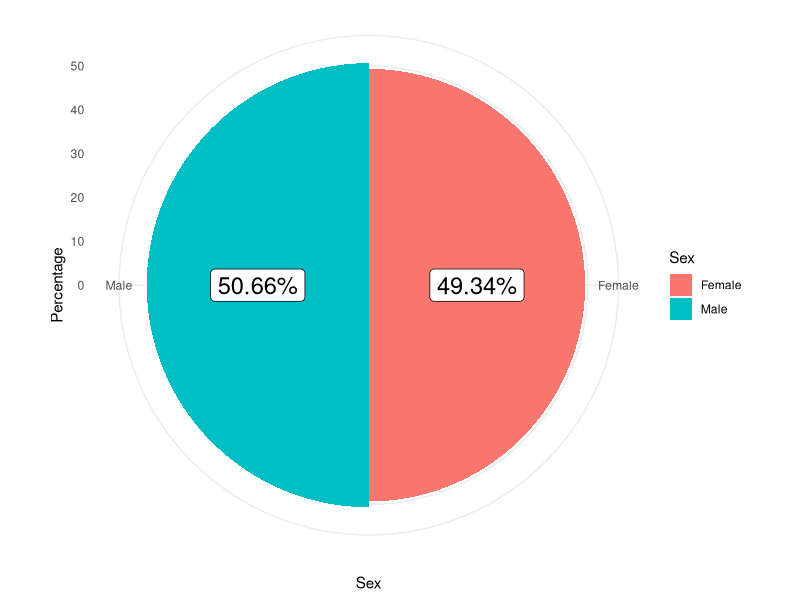
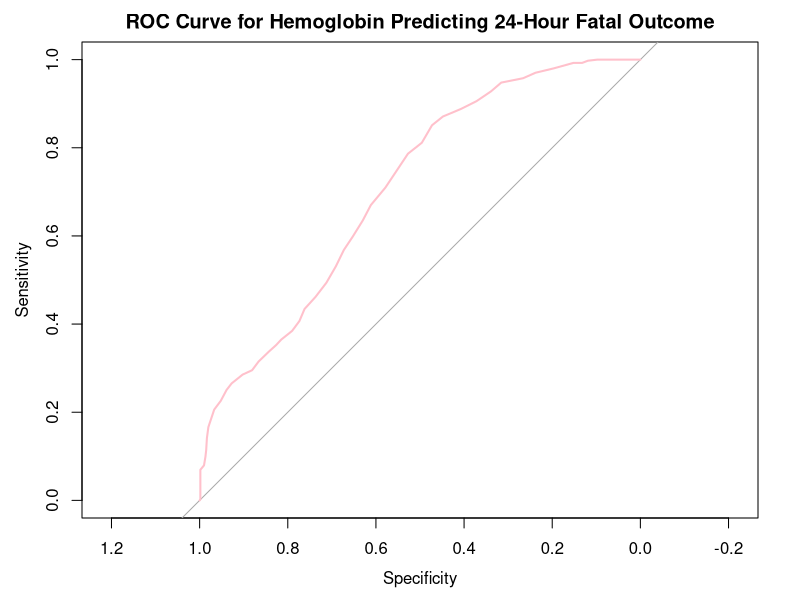
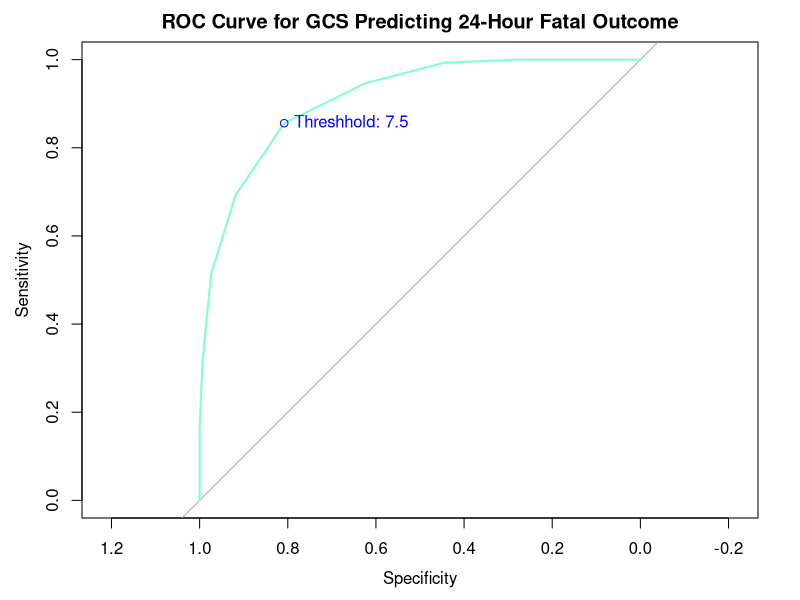
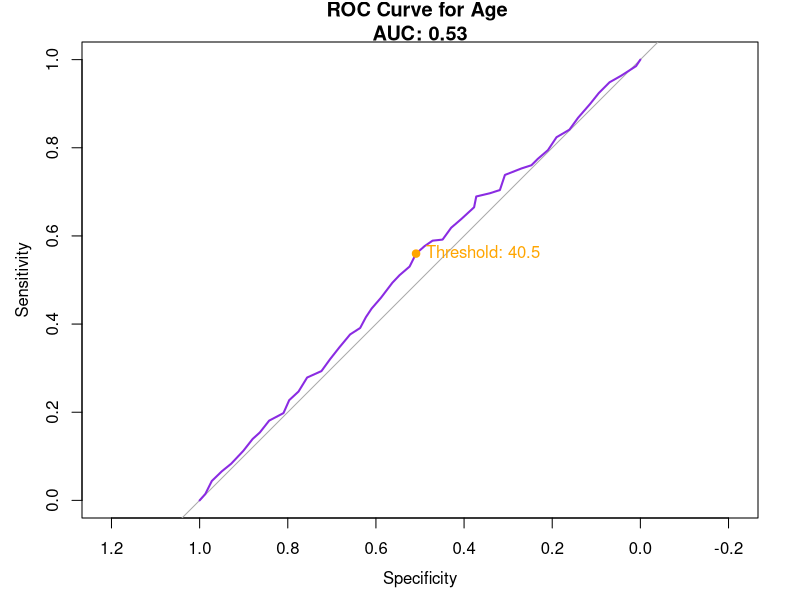
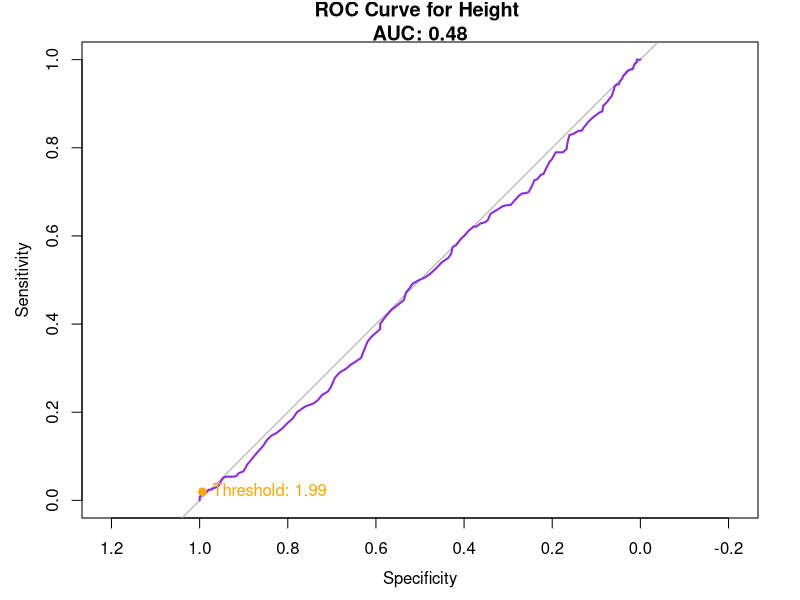
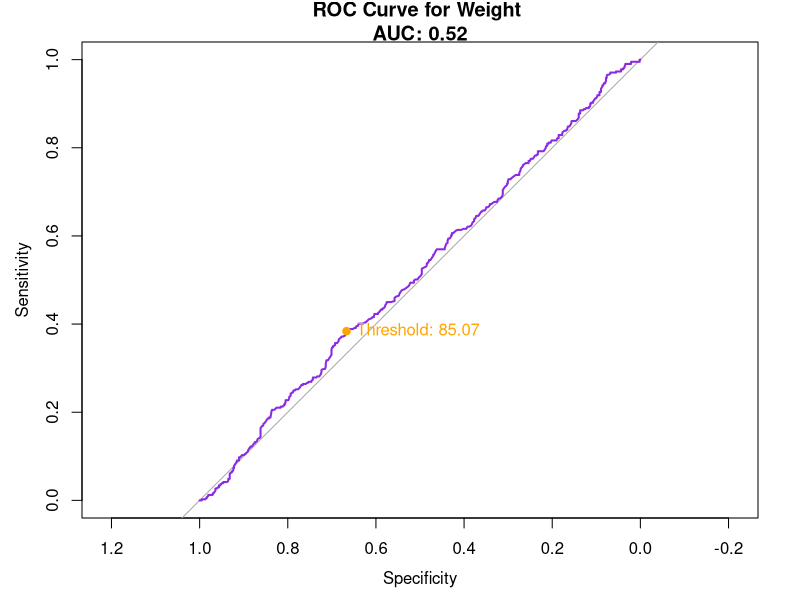
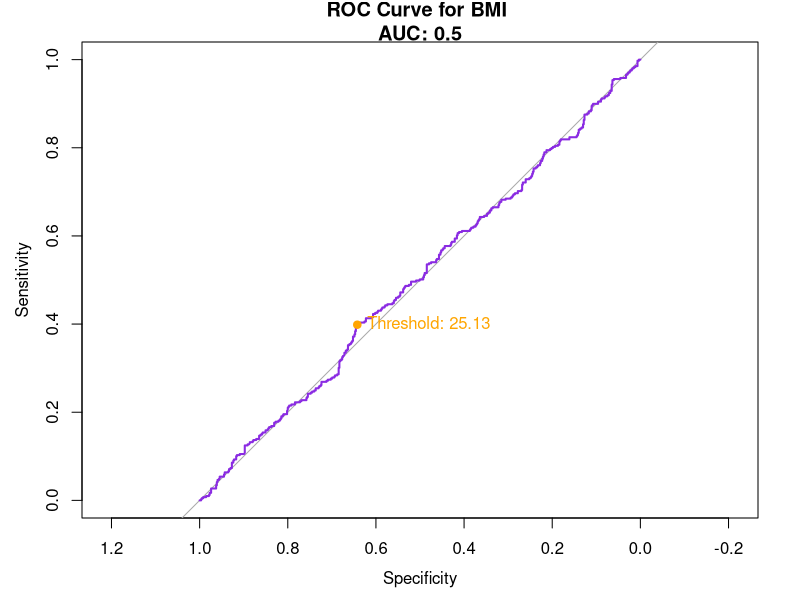
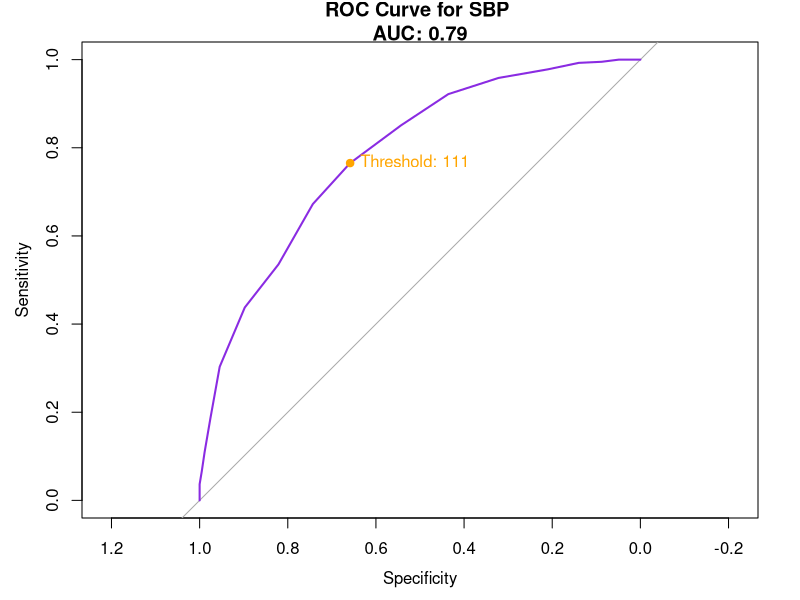

The R script that drew these images, in order:
## ---- chunk 1
knitr::opts_chunk$set(echo = TRUE)
## ---- chunk 2
suppressMessages({
library(skimr)
library(flextable)
library(ggplot2)
library(tidyr)
library(tidyverse)
library(officer)
library(pROC)
})
## ---- chunk 3
data_trauma <- readxl::read_xlsx("trauma.xlsx") %>%
    mutate(across(where(is.character), as.factor),
           across(c(id, Death), as.factor),
           Height = as.numeric(sub('"', '', Height)) * 2.54 / 100, # convert height to m
           Weight = Weight / 2.2,
           Hb = na_if(Hb, 0)
           ) 

skim(data_trauma)
## ---- chunk 4
# Function to calculate 95% confidence interval for the mean
ci_95 <- function(x) {
  n <- sum(!is.na(x))
  if (n < 3) return("Н/П*")
  se <- sd(x, na.rm = TRUE) / sqrt(n)  # Standard Error
  mean_x <- mean(x, na.rm = TRUE)
  ci <- c(mean_x - 1.96 * se, mean_x + 1.96 * se)
  paste0(round(ci[1], 2), " - ", round(ci[2], 2))
}

# List of descriptive statistics
statistics <- list(
  `_Number of values` = ~as.character(sum(!is.na(.x))),
  `_No data` = ~as.character(sum(is.na(.x))),
  `_Mean` = ~ifelse(sum(!is.na(.x)) == 0, "NA", as.character(mean(.x, na.rm = TRUE) %>% round(2))),
  `_Median` = ~ifelse(sum(!is.na(.x)) == 0, "NA", as.character(median(.x, na.rm = TRUE) %>% round(2))),
  `_SD` = ~ifelse(sum(!is.na(.x)) < 3, "NA", as.character(sd(.x, na.rm = TRUE) %>% round(2))),
  `_Q1 - Q3` = ~ifelse(sum(!is.na(.x)) == 0, "NA", paste0(as.character(quantile(.x, 0.25, na.rm = TRUE) %>% round(2)), " - ", as.character(quantile(.x, 0.75, na.rm = TRUE) %>% round(2)))),
  `_IQR` = ~ifelse(sum(!is.na(.x)) == 0, "NA", as.character(IQR(.x, na.rm = TRUE) %>% round(2))),
  `_95% CI` = ~ci_95(.x),
  `_min` = ~ifelse(sum(!is.na(.x)) == 0, "NA", as.character(min(.x, na.rm = TRUE) %>% round(2))),
  `_max` = ~ifelse(sum(!is.na(.x)) == 0, "NA", as.character(max(.x, na.rm = TRUE) %>% round(2)))
)

# Summarize the statistics for each numeric variable
data_trauma %>%
  select(where(is.numeric)) %>%
  summarise(across(everything(), statistics)) %>%
  pivot_longer(cols = everything(), names_sep = "__", names_to = c("Variable", "Stat")) %>%
  rename(`Value` = value) %>%
  flextable() %>%
  merge_v("Variable") %>%
  width(j = c("Variable", "Stat", "Value"), width = 2) %>%
  autofit() %>%
  border_inner(border = fp_border(color = "black", width = 1)) %>%
  border_outer(border = fp_border(color = "black", width = 1))

## ---- chunk 5
# Clean and summarize the categorical data for all factor variables
data_trauma %>%
  select(-id, -Name) %>%
  select(where(is.factor)) %>%
  pivot_longer(cols = everything(), names_to = "Variable", values_to = "Value") %>%
  group_by(Variable, Value) %>%
  summarise(n = n(), .groups = 'drop') %>%
  group_by(Variable) %>%
  mutate(`No data` = sum(is.na(Value)),
         `% by group` = paste0(round((n / sum(n)) * 100, 2), " %") ) %>%
  ungroup() %>%
  select(Variable, Value, n, `% by group`, `No data`) %>%
  arrange(Variable, Value) %>%
  flextable() %>%
  merge_v("Variable") %>%
  autofit() %>%
  border_inner(border = fp_border(color = "black", width = 1)) %>%
  border_outer(border = fp_border(color = "black", width = 1))

## ---- chunk 6
# Calculate the total number of observations where hemoglobin Hb levels are low
total_count <- data_trauma %>%
  filter((Sex == "Male" & Hb < 13.5) | (Sex == "Female" & Hb < 12)) %>%
  nrow()

# Create a summary of low Hb counts by Sex
low_HB <- data_trauma %>%
  filter((Sex == "Male" & Hb < 13.5) | (Sex == "Female" & Hb < 12)) %>%
  group_by(Sex) %>%
  summarise(
    Count = n(),
    Percentage = round((n() / total_count) * 100, 2),
    .groups = 'drop')

# Plot a bar chart with percentage of males and females with low Hb
ggplot(low_HB, aes(x = Sex, y = Percentage, fill = Sex)) +
  geom_bar(stat="identity", width=1) +
  coord_polar("x", start=0) +
  geom_label(aes(label = paste0(Percentage, "%")),
             position = position_stack(vjust = 0.5), 
             size = 6, fill = "white") +
  theme_minimal() 

## ---- chunk 7
# Calculate BMI variable
data_trauma <- data_trauma %>%
  mutate(
    BMI = Weight / (Height^2)
  ) %>%
  relocate(BMI, .after = Weight)

# Calculate mean and SD for BMI
mean_BMI <- mean(data_trauma$BMI, na.rm = TRUE)
sd_BMI <- sd(data_trauma$BMI, na.rm = TRUE)

# Calculate proportion of obese patients
obese <- mean(data_trauma$BMI > 30, na.rm = TRUE) * 100

cat(sprintf("Mean (M (SD)) BMI: %.2f (%.2f)\n", mean_BMI, sd_BMI))
cat(sprintf("Proportion of obese patients (BMI > 30): %.2f%%\n", obese))
## ---- chunk 8
# Generate the ROC curve
roc_curve_HB <- roc(data_trauma$Death, data_trauma$Hb, quiet = TRUE)

# Plot the ROC curve
plot(roc_curve_HB, col = "pink", main = "ROC Curve for Hemoglobin Predicting 24-Hour Fatal Outcome")

# Calculate AUC and 95% CI 
auc_HB <- auc(roc_curve_HB)
auc_ci_HB <- ci.auc(roc_curve_HB)

print(paste("AUC:", round(auc_HB, 2)))
print(paste("AUC 95% CI:", round(auc_ci_HB, 2)))

## ---- chunk 9
# Generate the ROC curve
roc_curve_GCS <- roc(data_trauma$Death, data_trauma$GSC, quiet = TRUE)

# Calculate AUC and 95%CI for AUC
auc_GCS <- auc(roc_curve_GCS)
auc_ci_GCS <-ci.auc(roc_curve_GCS)

# Find optimal threshold and coordinates
optimal_coords <- coords(roc_curve_GCS, "best", ret = c("threshold", "specificity", "sensitivity"), best.method = "youden")
optimal_threshold <- optimal_coords["threshold"]
sensitivity <- optimal_coords["sensitivity"]
specificity <- optimal_coords["specificity"]

# Plot the ROC curve
plot(roc_curve_GCS, col = "aquamarine", main = "ROC Curve for GCS Predicting 24-Hour Fatal Outcome")
points(specificity, sensitivity, col = "blue")
text(specificity, sensitivity, labels = paste("Threshhold:", round(optimal_threshold, 2)), pos = 4, col = "blue")


print(paste("AUC:", round(auc_GCS, 2)))
print(paste("AUC 95% CI:", round(auc_ci_GCS, 2)))
print(paste("Optimal Threshold:", round(optimal_threshold, 2)))
## ---- chunk 10
# Function to create and plot ROC for a numeric variable
roc_function <- function(predicted_var, var_name) {
  # Generate the ROC curve
  roc_curve_var <- roc(data_trauma$Death, predicted_var, quiet = TRUE)
  
  # Calculate AUC
  auc_var <- auc(roc_curve_var)
  
  # Find optimal threshold and coordinates
  optimal_coords <- coords(roc_curve_var, "best", ret = c("threshold", "specificity", "sensitivity"), best.method = "youden")
  optimal_threshold <- optimal_coords["threshold"]
  specificity <- optimal_coords["specificity"]
  sensitivity <- optimal_coords["sensitivity"]
  
  # Plot the ROC curve
  plot(roc_curve_var, col = "blueviolet", main = paste("ROC Curve for", var_name, "\nAUC:", round(auc_var, 2)))
  points(specificity, sensitivity, col = "orange", pch = 19)
  text(specificity, sensitivity, labels = paste("Threshold:", round(optimal_threshold, 2)), pos = 4, col = "orange")
  
  return(list(auc = auc_var, var_name = var_name))
}

# Apply the function to all numeric columns in the dataset
roc_results <- lapply(names(data_trauma)[sapply(data_trauma, is.numeric)], function(var_name) {
  roc_function(data_trauma[[var_name]], var_name)
})

# Find the variable with the highest AUC
max_auc_result <- roc_results[[which.max(sapply(roc_results, function(x) x$auc))]]
print(paste("Variable with the highest AUC:", max_auc_result$var_name, "with AUC =", round(max_auc_result$auc, 2)))

# Find the variable with the lowest AUC
min_auc_result <- roc_results[[which.min(sapply(roc_results, function(x) x$auc))]]
print(paste("Variable with the lowest AUC:", min_auc_result$var_name, "with AUC =", round(min_auc_result$auc, 2)))
